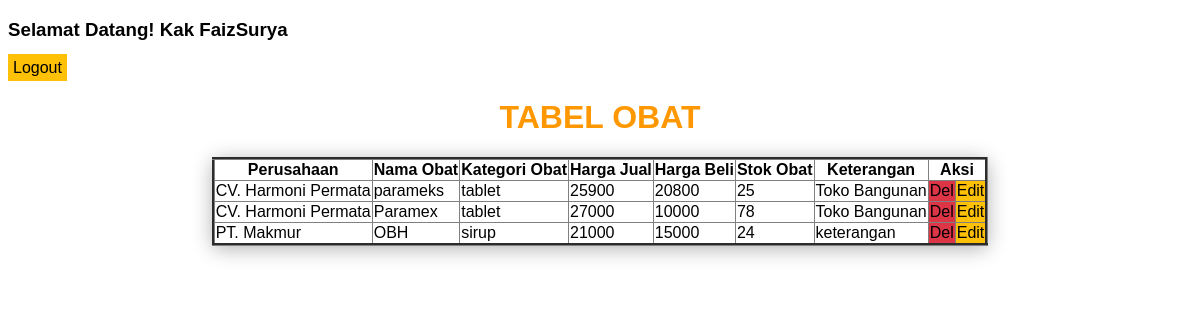
Page /obat/view-obat.php?pesan=Login_Berhasil (signed in) on the committed database.
### tables this page shows
CREATE TABLE `tb_obat` (
  `idobat` int NOT NULL,
  `idsupplier` int NOT NULL,
  `namaobat` varchar(100) NOT NULL,
  `kategoriobat` varchar(50) NOT NULL,
  `hargajual` double NOT NULL,
  `hargabeli` double NOT NULL,
  `stok_obat` int NOT NULL,
  `keterangan` text NOT NULL
);

CREATE TABLE `tb_supplier` (
  `idsupplier` int NOT NULL,
  `perusahaan` varchar(100) NOT NULL,
  `telp` varchar(20) NOT NULL,
  `alamat` text NOT NULL,
  `keterangan` varchar(100) NOT NULL
);

### obat/view-obat.php (the view, shortened to what this page needs)
<?php
    include '../koneksi.php';
?>
<!DOCTYPE html>
<html lang="en">
<head>
</head>
<body>
    <?php
    $username = $_SESSION['username'];
    $login = mysqli_query($koneksi, "SELECT * FROM tb_login WHERE username='$username'");
    $logged = mysqli_fetch_assoc($login);
    ?>
    <h3>Selamat Datang! Kak <?= $logged['username']; ?></h3>
    <p><a id="logout" href="../logout.php">Logout</a></p>
    <h1 align="center">TABEL OBAT</h1>
    <table border="3" align="center">
        <thead>
            <tr>
                <th>Perusahaan</th>
                <th>Nama Obat</th>
                <th>Kategori Obat</th>
                <th>Harga Jual</th>
                <th>Harga Beli</th>
                <th>Stok Obat</th>
                <th>Keterangan</th>
                <th colspan="2">Aksi</th>
            </tr>
        </thead>
        <tbody>
            <?php
            $query = mysqli_query($koneksi, "SELECT * FROM tb_obat INNER JOIN tb_supplier USING(idsupplier) ORDER BY idobat DESC");
            while($baris = mysqli_fetch_assoc($query)) {
            ?>
            <tr>
                <td><?= $baris['perusahaan']; ?></td>
                <td><?= $baris['namaobat']; ?></td>
                <td><?= $baris['kategoriobat']; ?></td>
                <td><?= $baris['hargajual']; ?></td>
                <td><?= $baris['hargabeli']; ?></td>
                <td><?= $baris['stok_obat']; ?></td>
                <td><?= $baris['keterangan']; ?></td>
                <td id="delete"><a href="delete.php?idobat=<?= $baris['idobat']; ?>">Del</a></td>
                <td id="edit"><a href="edit.php?idobat=<?= $baris['idobat']; ?>">Edit</a></td>
            </tr>
            <?php
            }
            ?>
        </tbody>
    </table>
</body>
</html>

### obat/view-obat.php (style rules this page uses)
* { font-family: 'Lucida Sans', 'Lucida Sans Regular', 'Lucida Grande', 'Lucida Sans Unicode', Geneva, Verdana, sans-serif; }
td { margin: 8px; }
table { border-collapse: collapse; box-shadow: 0 3px 20px rgba(0,0,0,0.3); border-radius: 8px; }
h1 { color: #ff9800; }
#edit { background-color: #ffc107; }
#delete { background-color: #dc3545; }
#logout { background-color: #ffc107; padding: 5px; }
a { color: #000; text-decoration: none; }

### rows in the picture
tb_obat: idsupplier.perusahaan "CV. Harmoni Permata", namaobat "parameks", kategoriobat "tablet", hargajual "25900", hargabeli "20800", stok_obat "25", idsupplier.keterangan "Toko Bangunan"
tb_obat: idsupplier.perusahaan "CV. Harmoni Permata", namaobat "Paramex", kategoriobat "tablet", hargajual "27000", hargabeli "10000", stok_obat "78", idsupplier.keterangan "Toko Bangunan"
tb_obat: idsupplier.perusahaan "PT. Makmur", namaobat "OBH", kategoriobat "sirup", hargajual "21000", hargabeli "15000", stok_obat "24", idsupplier.keterangan "keterangan"

### other values in the picture
$logged['username'] "FaizSurya"
